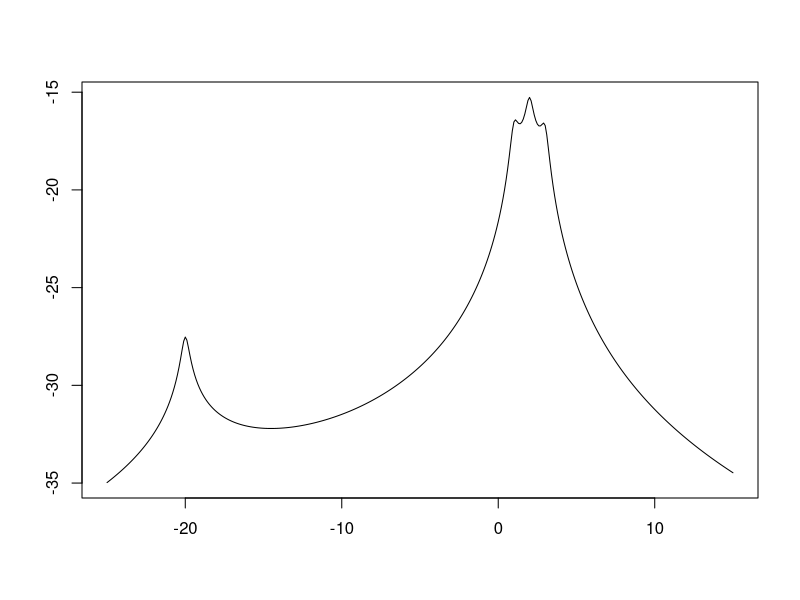

Write R code to recreate this figure.
# uni_t.r

# nu=.05
# n=4, observed data = -20,1,2,3

# Here is the whole loglikelihood:
  
# LogLike <- function(mu,w){
#   L <- 4*log(gamma(.5025)) -2*log(pi/20) -4*log(gamma(.025))
#   for(i in 1:length(w)){
#     L <- L - .5025 * log(1 +20*(w[i]-mu)^2)
#   }
#   return(L)
# }

# The loglikelihood is proportional to:

LogLike <- function(mu,w){
  L <- 0
  for(i in 1:length(w)){
    L <- L - log(1 +20*(w[i]-mu)^2)
  }
  return(L)
}



setwd("x:/kw/Research/Thesis/")
pdf("uni_t.pdf")
#postscript("uni_t.ps",width=5,height=5,horizontal=FALSE)
w <- c(-20,1,2,3)  # Observed data
mu <- -250:150/10
Lmu <- LogLike(mu,w)
plot(mu,Lmu,type='l',xlab="",ylab="")
dev.off()
